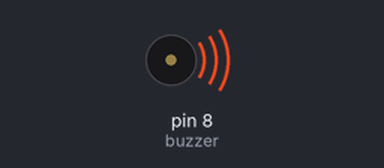
Simulated run of this sketch. Board: Arduino Uno, built with avr-gcc and run on an emulated ATmega328P. On the bench: buzzer (waves = sounding).

Above: at 0.1 s.
Timing chart, 0 to 40.0 s (numbered marks = the images above):
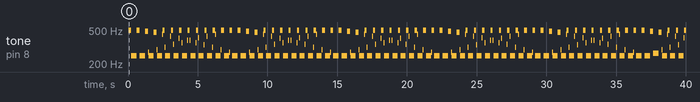

The sketch:

buzzer_active.ino
```cpp
// int mynum;
// int potVal;
// int potPin = A0;
int buzzer = 8;
int dt1 = 1;
int dt2 = 2;

void setup() {
  Serial.begin(9600);
  pinMode(buzzer, OUTPUT);
}

void loop() {

  //active buzz for pot value
  // potVal = analogRead(potPin);
  // Serial.println(potVal);
  // Serial.println();
  // delay(500);
  // if (potVal > 1000) {
  //   digitalWrite(buzzer, HIGH);
  // }else{
  //   digitalWrite(buzzer, LOW);
  // }

  //active buzz for number
  // Serial.println("Enter your number: ");
  // while (!Serial.available()) {

  // }
  // mynum=0;
  // mynum= Serial.parseInt();
  // if (mynum>10) {
  //   digitalWrite(buzzer, HIGH);
  //   delay(200);
  //   digitalWrite(buzzer, LOW);
  // }


  //changing tone of active buzzer
  for (int j = 1; j<=100; j++) {
      digitalWrite(buzzer, HIGH);
      delay(dt1);
      digitalWrite(buzzer, LOW);
      delay(dt1);

  }
  for (int j = 1; j<=100; j++) {
      digitalWrite(buzzer, HIGH);
      delay(dt2);
      digitalWrite(buzzer, LOW);
      delay(dt2);

  }


}
```

Measured:
- by itself, tone on pin 8 (buzzer): plays 496 Hz for 0.20 s, 249 Hz for 0.40 s, 496 Hz for 0.20 s, 249 Hz for 0.40 s, 483 Hz for 0.20 s, 275 Hz for 0.04 s … (229 notes in this stretch)
